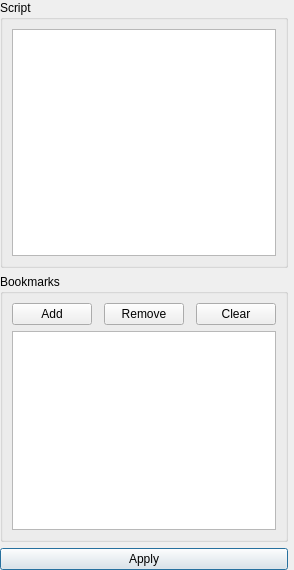
<?xml version="1.0" encoding="UTF-8"?>
<ui version="4.0">
 <class>advancedFilter</class>
 <widget class="QWidget" name="advancedFilter">
  <property name="geometry">
   <rect>
    <x>0</x>
    <y>0</y>
    <width>280</width>
    <height>570</height>
   </rect>
  </property>
  <property name="windowTitle">
   <string>Form</string>
  </property>
  <layout class="QGridLayout" name="gridLayout_2">
   <property name="leftMargin">
    <number>0</number>
   </property>
   <property name="topMargin">
    <number>0</number>
   </property>
   <property name="rightMargin">
    <number>6</number>
   </property>
   <property name="bottomMargin">
    <number>0</number>
   </property>
   <property name="horizontalSpacing">
    <number>0</number>
   </property>
   <property name="verticalSpacing">
    <number>6</number>
   </property>
   <item row="1" column="0" colspan="2">
    <widget class="QGroupBox" name="groupBox">
     <property name="title">
      <string>Bookmarks</string>
     </property>
     <layout class="QGridLayout" name="gridLayout">
      <property name="leftMargin">
       <number>9</number>
      </property>
      <property name="topMargin">
       <number>9</number>
      </property>
      <property name="rightMargin">
       <number>9</number>
      </property>
      <property name="bottomMargin">
       <number>9</number>
      </property>
      <item row="1" column="0" colspan="5">
       <widget class="QListView" name="listView"/>
      </item>
      <item row="0" column="0">
       <widget class="QPushButton" name="buttonAdd">
        <property name="text">
         <string>Add</string>
        </property>
       </widget>
      </item>
      <item row="0" column="2">
       <widget class="QPushButton" name="buttonClear">
        <property name="text">
         <string>Remove</string>
        </property>
       </widget>
      </item>
      <item row="0" column="4">
       <widget class="QPushButton" name="buttonRemove">
        <property name="text">
         <string>Clear</string>
        </property>
       </widget>
      </item>
     </layout>
    </widget>
   </item>
   <item row="0" column="0" colspan="2">
    <widget class="QGroupBox" name="groupBox_2">
     <property name="title">
      <string>Script</string>
     </property>
     <layout class="QGridLayout" name="gridLayout_3">
      <item row="0" column="0">
       <widget class="ScriptEdit" name="textEdit">
        <property name="acceptRichText">
         <bool>false</bool>
        </property>
       </widget>
      </item>
     </layout>
    </widget>
   </item>
   <item row="2" column="0" colspan="2">
    <widget class="QPushButton" name="pushButton">
     <property name="text">
      <string>Apply</string>
     </property>
     <property name="autoDefault">
      <bool>true</bool>
     </property>
     <property name="default">
      <bool>true</bool>
     </property>
     <property name="flat">
      <bool>false</bool>
     </property>
    </widget>
   </item>
  </layout>
 </widget>
 <customwidgets>
  <customwidget>
   <class>ScriptEdit</class>
   <extends>QTextEdit</extends>
   <header>scriptedit.h</header>
  </customwidget>
 </customwidgets>
 <resources/>
 <connections/>
</ui>
